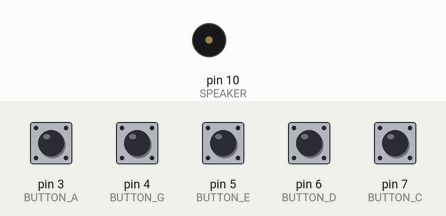
This sketch was run on a simulated Arduino Uno, built with avr-gcc and run on an emulated ATmega328P. Parts: buzzer (waves = sounding). Inputs (shaded band) come from the test bench; at power-on: pin 3 (BUTTON_A), pin 4 (BUTTON_G), pin 5 (BUTTON_E), pin 6 (BUTTON_D), pin 7 (BUTTON_C) LOW. What the sketch prints to the serial monitor is not drawn.

Above: at 1.2 s.
1.3 s: pin 3 (BUTTON_A) pulled HIGH for 0.15 s
At 1.37 s:
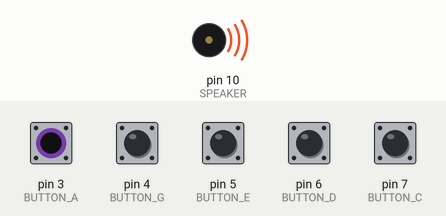
Timing chart, 0 to 4.3 s (numbered marks = the images above; inputs shaded):
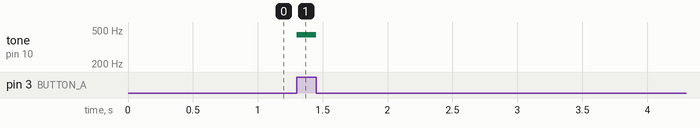

Measured:
- after the input at 1.3 s, tone on pin 10 (SPEAKER): silent → 440 Hz at once, → silent 0.15 s later

The sketch:

piano.ino
```cpp
#include "pitches.h"


const int SPEAKER = 10;

#define NOTE_C 262
#define NOTE_D 294
#define NOTE_E 330
#define NOTE_G 392
#define NOTE_A 440

const int BUTTON_C = 7;
const int BUTTON_D = 6;
const int BUTTON_E = 5;
const int BUTTON_G = 4;
const int BUTTON_A = 3;

void setup() {
      Serial.begin(9600);      // open the serial port at 9600 bps:
      Serial.println("hello");

}

void loop() {
  while(digitalRead(BUTTON_C))
      tone(SPEAKER,NOTE_C);
  while(digitalRead(BUTTON_D))
    tone(SPEAKER,NOTE_D);
  while(digitalRead(BUTTON_E))
    tone(SPEAKER,NOTE_E);
  while(digitalRead(BUTTON_G))
    tone(SPEAKER,NOTE_G);
  while(digitalRead(BUTTON_A))
    tone(SPEAKER,NOTE_A);


  noTone(SPEAKER);


}
```

pitches.h
```cpp
/*************************************************
 * Public Constants
 *************************************************/

#define NOTE_B0  31
#define NOTE_C1  33
#define NOTE_CS1 35
#define NOTE_D1  37
#define NOTE_DS1 39
#define NOTE_E1  41
#define NOTE_F1  44
#define NOTE_FS1 46
#define NOTE_G1  49
#define NOTE_GS1 52
#define NOTE_A1  55
#define NOTE_AS1 58
#define NOTE_B1  62
#define NOTE_C2  65
#define NOTE_CS2 69
#define NOTE_D2  73
#define NOTE_DS2 78
#define NOTE_E2  82
#define NOTE_F2  87
#define NOTE_FS2 93
#define NOTE_G2  98
#define NOTE_GS2 104
#define NOTE_A2  110
#define NOTE_AS2 117
#define NOTE_B2  123
#define NOTE_C3  131
#define NOTE_CS3 139
#define NOTE_D3  147
#define NOTE_DS3 156
#define NOTE_E3  165
#define NOTE_F3  175
#define NOTE_FS3 185
#define NOTE_G3  196
#define NOTE_GS3 208
#define NOTE_A3  220
#define NOTE_AS3 233
#define NOTE_B3  247
#define NOTE_C4  262
#define NOTE_CS4 277
#define NOTE_D4  294
#define NOTE_DS4 311
#define NOTE_E4  330
#define NOTE_F4  349
#define NOTE_FS4 370
#define NOTE_G4  392
#define NOTE_GS4 415
#define NOTE_A4  440
#define NOTE_AS4 466
#define NOTE_B4  494
#define NOTE_C5  523
#define NOTE_CS5 554
#define NOTE_D5  587
#define NOTE_DS5 622
#define NOTE_E5  659
#define NOTE_F5  698
#define NOTE_FS5 740
#define NOTE_G5  784
#define NOTE_GS5 831
#define NOTE_A5  880
#define NOTE_AS5 932
#define NOTE_B5  988
#define NOTE_C6  1047
#define NOTE_CS6 1109
#define NOTE_D6  1175
#define NOTE_DS6 1245
#define NOTE_E6  1319
#define NOTE_F6  1397
#define NOTE_FS6 1480
#define NOTE_G6  1568
#define NOTE_GS6 1661
#define NOTE_A6  1760
#define NOTE_AS6 1865
#define NOTE_B6  1976
#define NOTE_C7  2093
#define NOTE_CS7 2217
#define NOTE_D7  2349
#define NOTE_DS7 2489
#define NOTE_E7  2637
#define NOTE_F7  2794
#define NOTE_FS7 2960
#define NOTE_G7  3136
#define NOTE_GS7 3322
#define NOTE_A7  3520
#define NOTE_AS7 3729
#define NOTE_B7  3951
#define NOTE_C8  4186
#define NOTE_CS8 4435
#define NOTE_D8  4699
#define NOTE_DS8 4978
```
